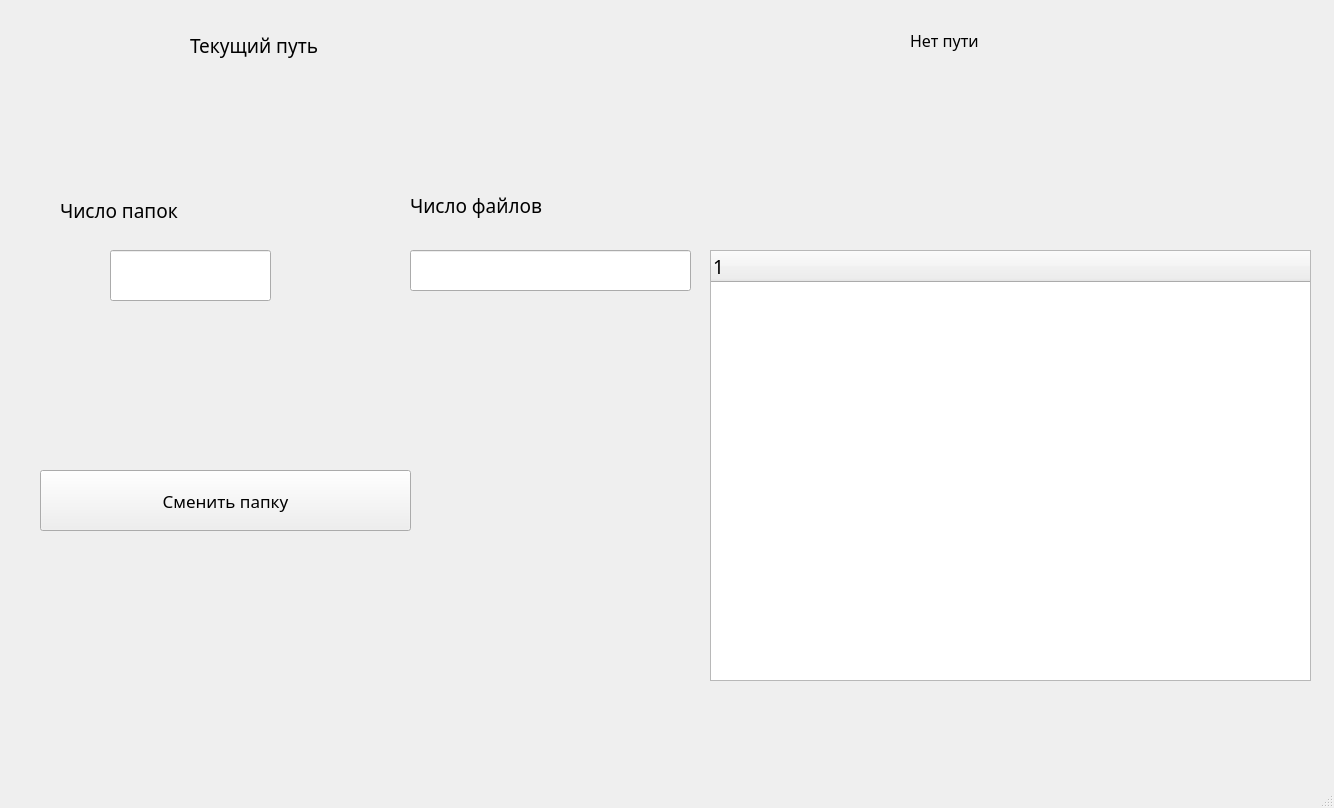
<?xml version="1.0" encoding="UTF-8"?>
<ui version="4.0">
 <class>MainWindow</class>
 <widget class="QMainWindow" name="MainWindow">
  <property name="geometry">
   <rect>
    <x>0</x>
    <y>0</y>
    <width>1334</width>
    <height>808</height>
   </rect>
  </property>
  <property name="font">
   <font>
    <family>Titillium Web</family>
    <pointsize>14</pointsize>
   </font>
  </property>
  <property name="windowTitle">
   <string>MainWindow</string>
  </property>
  <widget class="QWidget" name="centralwidget">
   <widget class="QLabel" name="label">
    <property name="geometry">
     <rect>
      <x>60</x>
      <y>190</y>
      <width>261</width>
      <height>41</height>
     </rect>
    </property>
    <property name="text">
     <string>Число папок</string>
    </property>
   </widget>
   <widget class="QLabel" name="label_2">
    <property name="geometry">
     <rect>
      <x>410</x>
      <y>180</y>
      <width>291</width>
      <height>51</height>
     </rect>
    </property>
    <property name="text">
     <string>Число файлов</string>
    </property>
   </widget>
   <widget class="QLineEdit" name="Folder_count_line">
    <property name="geometry">
     <rect>
      <x>110</x>
      <y>250</y>
      <width>161</width>
      <height>51</height>
     </rect>
    </property>
    <property name="readOnly">
     <bool>true</bool>
    </property>
   </widget>
   <widget class="QLineEdit" name="File_count_line">
    <property name="geometry">
     <rect>
      <x>410</x>
      <y>250</y>
      <width>281</width>
      <height>41</height>
     </rect>
    </property>
    <property name="readOnly">
     <bool>true</bool>
    </property>
   </widget>
   <widget class="QLabel" name="label_3">
    <property name="geometry">
     <rect>
      <x>190</x>
      <y>10</y>
      <width>311</width>
      <height>71</height>
     </rect>
    </property>
    <property name="text">
     <string>Текущий путь</string>
    </property>
   </widget>
   <widget class="QLabel" name="Current_path_label">
    <property name="geometry">
     <rect>
      <x>910</x>
      <y>10</y>
      <width>221</width>
      <height>61</height>
     </rect>
    </property>
    <property name="font">
     <font>
      <family>Titillium Web</family>
      <pointsize>12</pointsize>
     </font>
    </property>
    <property name="text">
     <string>Нет пути</string>
    </property>
    <property name="wordWrap">
     <bool>true</bool>
    </property>
   </widget>
   <widget class="QPushButton" name="Change_path_button">
    <property name="geometry">
     <rect>
      <x>40</x>
      <y>470</y>
      <width>371</width>
      <height>61</height>
     </rect>
    </property>
    <property name="font">
     <font>
      <family>Titillium Web</family>
      <pointsize>13</pointsize>
     </font>
    </property>
    <property name="text">
     <string>Сменить папку</string>
    </property>
   </widget>
   <widget class="QTreeWidget" name="treeWidget">
    <property name="geometry">
     <rect>
      <x>710</x>
      <y>250</y>
      <width>601</width>
      <height>431</height>
     </rect>
    </property>
    <column>
     <property name="text">
      <string notr="true">1</string>
     </property>
    </column>
   </widget>
  </widget>
  <widget class="QMenuBar" name="menubar">
   <property name="geometry">
    <rect>
     <x>0</x>
     <y>0</y>
     <width>1334</width>
     <height>49</height>
    </rect>
   </property>
  </widget>
  <widget class="QStatusBar" name="statusbar"/>
 </widget>
 <resources/>
 <connections/>
</ui>
